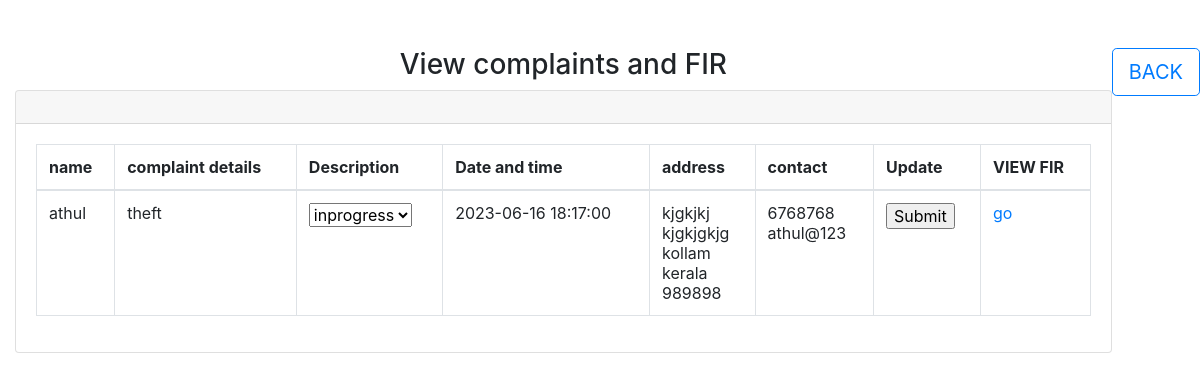
The app's page /firmanagement.php with its own data.
### tables this page shows
CREATE TABLE `users` (
  `userid` int(11) NOT NULL,
  `name` varchar(30) NOT NULL,
  `validid` varchar(50) NOT NULL,
  `mobileno` int(12) NOT NULL,
  `email` varchar(50) NOT NULL,
  `housename` varchar(50) NOT NULL,
  `pin` int(11) NOT NULL,
  `place` varchar(50) NOT NULL,
  `district` varchar(50) NOT NULL,
  `state` varchar(50) NOT NULL,
  `password` varchar(50) NOT NULL
);

CREATE TABLE `complaint` (
  `complaintno` int(11) NOT NULL,
  `complaint_details` varchar(500) NOT NULL,
  `date` date NOT NULL,
  `time` time NOT NULL,
  `status` varchar(100) NOT NULL,
  `status_description` varchar(1000) NOT NULL,
  `complainant_id` int(100) NOT NULL
);

### firmanagement.php (the view, shortened to what this page needs)
<?php include "header.php";?>
<?php include "database.php";?>
<html>
    <body style="background: url(https://media.istockphoto.com/id/1007122208/vector/grey-and-white-geometric-triangles-backgorund.jpg?s=612x612&w=0&k=20&c=Qk4uuwQUj4ElhWZ-E1qfnHIezG2ljxc2uAjtgEZxYWs=)">
        <button type="button" style="float:right" class="btn btn-outline-primary btn-lg"><a href="officialspage.php">BACK</a></button>
<div class="container-fluid mt-5">
    <h1 class="h3 mb-2 text-gray-800" align=center>View complaints and FIR</h1>
    <div class="card shadow mb-4">
        <div class="card-header py-3">
        </div> <div class="card-body">
        <div class="table-responsive">
            <table class="table table-bordered" id="dataTable" width="100%" cellspacing="0">
                <thead> <tr><th> name</th><th>complaint details</th> <th>Description</th> <th>Date and time</th><th>address</th><th>contact</th><th>Update</th>  <th>VIEW FIR</th> </tr> </thead>
                <tbody>
                    <?php
                    $complaints=mysqli_query($conn,"SELECT * from complaint  where  status='Y'");
                    while($row=mysqli_fetch_assoc($complaints)){
                    echo "<tr>";
                        $cid=$row['complainant_id'];
                        $id=$row['complaintno'];
                         $user=mysqli_query($conn,"SELECT * from users  where  userid='$cid'");
                        echo "<form method='GET' > ";
                    while($rows=mysqli_fetch_assoc($user))
                    {
                        echo"<td>".$rows['name']."</td>";
                        echo"<td>".$row['complaint_details']."</td>";
                        echo"<td><select value='".$row['status_description']."' name='description' >
    <option value='inprogress' hidden>inprogress</option>
    <option value='inprogress'>inprogress</option>
    <option value='fir created'>fir created</option>
</select></td>";
                        echo"<td>".$row['date']." ".$row['time']."</td>";
                        echo"<td>".$rows['housename']."<br>".$rows['place']."<br>".$rows['district']."<br>".$rows['state']."<br>".$rows['pin']."</td>";
                         echo"<td>".$rows['mobileno']."<br>".$rows['email']."</td>";
                        echo "<td><input type='submit' name='submit'></td>";
                        $fir=mysqli_query($conn,"select firno from fir where complaint_no='$id'");
                        while($r=mysqli_fetch_assoc($fir))
                            $fid=$r['firno'];
                        echo"<td> <a href='officialfirview.php?id=$fid'>go</a> </td>";
                        echo "</tr>";
                    }}
                    ?>
                </tbody>
            </table>
        </div>
        </div>
    </div>
</div>
    </body>
</html>

### records on screen
complaint: complaint_details "theft", date "2023-06-16", time "18:17:00"
users: name "athul", housename "kjgkjkj", place "kjgkjgkjg", district "kollam", state "kerala", pin "989898", mobileno "6768768", email "athul@123"
